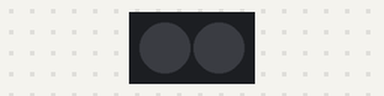
A sketch run on a simulated Arduino Uno, built with avr-gcc and run on an emulated ATmega328P. Parts: 2 RGB LEDs in strip order, left to right. Dim RGB values are drawn brighter than linear.

Above: at 0.1 s.
At 0.65 s:
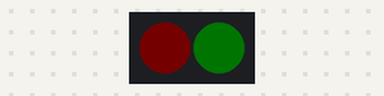
At 19.28 s:
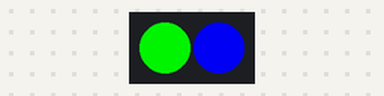
At 39.71 s:
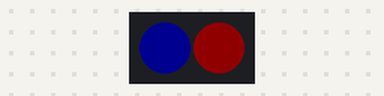
Timing chart, 0 to 40.0 s (numbered marks = the images above):
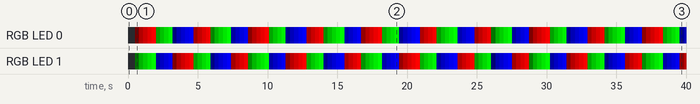

The sketch:

WS2812B_Dual.ino
```cpp
/*

Demonstrates the use of the Parallax WS2812B RGB Led Module (#28085)

This demo cycles two LEDs through the three primary colors, red, blue, and
green, slowly fading in for each color.

For a demonstration using just one WS2812B RGB LED module, please see the
'WS2812B_Single' sketch.

------------

This sketch REQUIRES the use of a third-party library, Adafruit_NeoPixel.
Refer to the 'WS2812B_Single' sketch for important setup information
for this library.

This example code is for the Arduino Uno and direct compatible boards, using the
Arduino 1.0 or later IDE software. It has not been tested, nor designed for, other
Arduino boards, including the Arduino Due.

------------

Connections:
First LED    Arduino
GND          GND
5V           5V
SI           Digital Pin 6

First LED    Second LED
GND          GND
5V           5V
SO           SI

Note: Both the 5V and GND connections on the LED modules are thru-connected.
You may connect ground and power to either side of the module.

*/

#include <Adafruit_NeoPixel.h>         // Include Adafruit NeoPixel library
#define PIN            6               // First LED on digital pin 6
#define NUMLEDS        2               // Use total of 2 LEDs

// Create 'leds' object to drive LEDs
Adafruit_NeoPixel leds = Adafruit_NeoPixel(NUMLEDS, PIN, NEO_GRB + NEO_KHZ800);

int wait = 5;                         // Standard wait delay of 5 milliseconds

void setup() {
  leds.begin();                       // Initialize 'leds' object

  //Make sure both LEDs are off to demonstrate start of sketch
  leds.setPixelColor(0, leds.Color(0, 0, 0));  // Turn off LED0
  leds.setPixelColor(1, leds.Color(0, 0, 0));  // Turn off LED1
  leds.show();                        // Set new values
  delay(500);

}

// Loop through changing R, G, and B colors
// Each color fades in from off (i=0) to fully on (i=255)
void loop() {
  for(int i=0; i<255; i++) {            // Count up color units from 0 to 255
    leds.setPixelColor(0, leds.Color(i, 0, 0));  // Color mix for LED0
    leds.setPixelColor(1, leds.Color(0, i, 0));  // Color mix for LED1
    leds.show();                        // Set the LEDs
    delay(wait);                        // Delay for visual effect
  }
  for(int i=0; i<255; i++) {            // Loop through next color change
    leds.setPixelColor(0, leds.Color(0, i, 0));
    leds.setPixelColor(1, leds.Color(0, 0, i));
    leds.show();
    delay(wait);
  }
  for(int i=0; i<255; i++) {            // Loop through next color change
    leds.setPixelColor(0, leds.Color(0, 0, i));
    leds.setPixelColor(1, leds.Color(i, 0, 0));
    leds.show();
    delay(wait);
  }
}
```

Measured:
- by itself, RGB LED 0: off → RGB(1, 0, 0) at 0.51 s, → RGB(58, 0, 0) 0.30 s later, → RGB(115, 0, 0) 0.30 s later, → RGB(172, 0, 0) 0.30 s later, … (132 changes in this stretch)
- by itself, RGB LED 1: off → RGB(0, 1, 0) at 0.51 s, → RGB(0, 58, 0) 0.30 s later, → RGB(0, 115, 0) 0.30 s later, → RGB(0, 172, 0) 0.30 s later, … (132 changes in this stretch)
